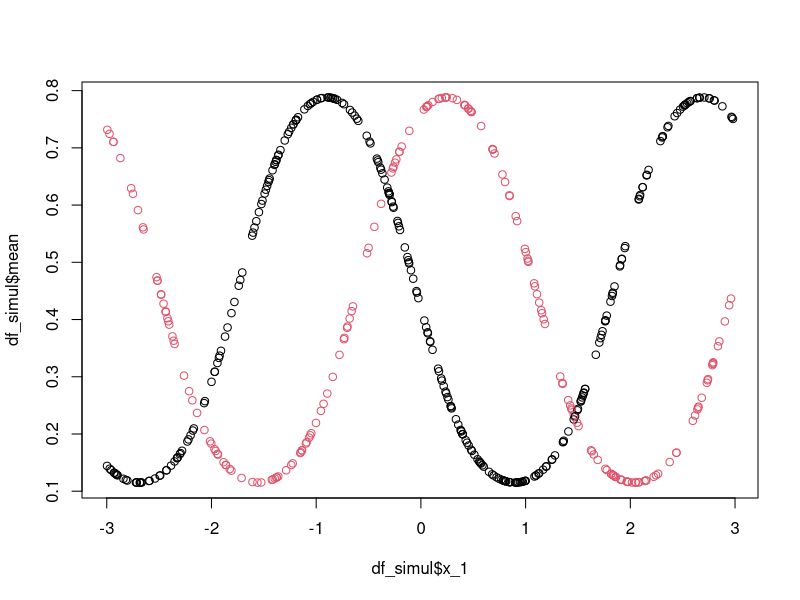
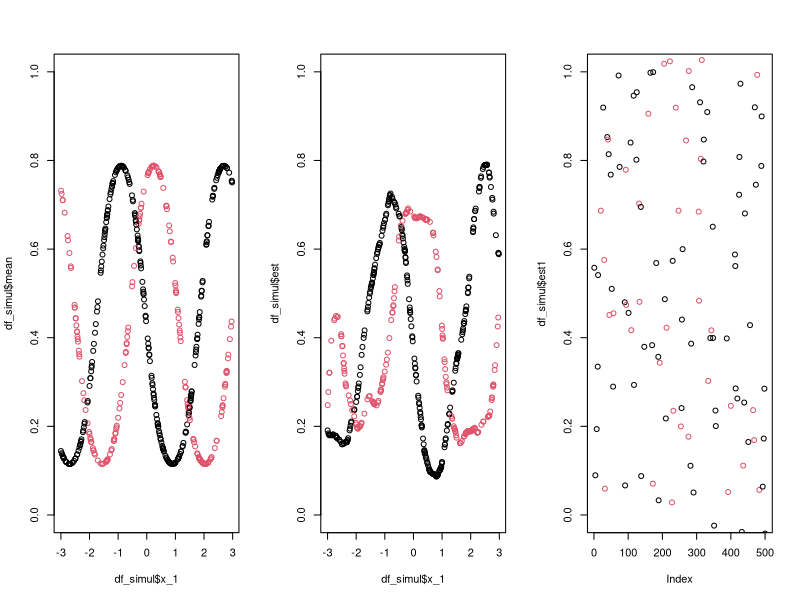
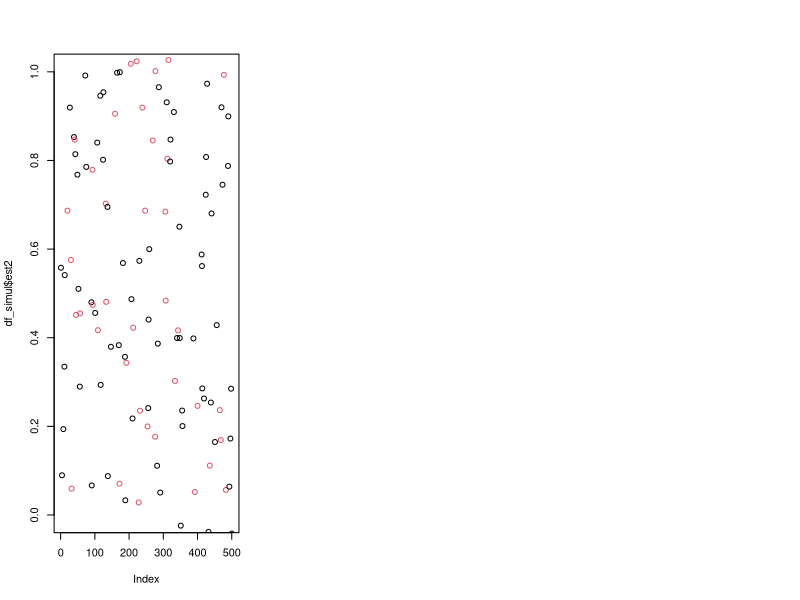
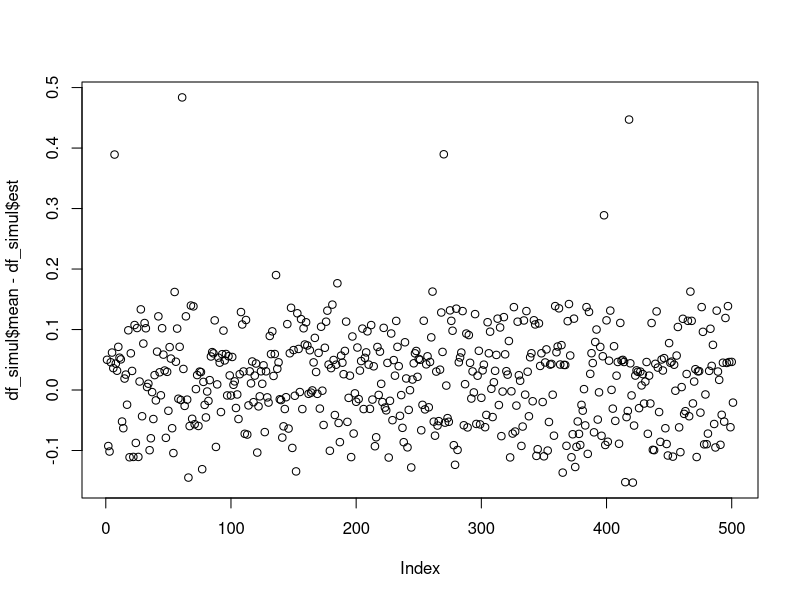
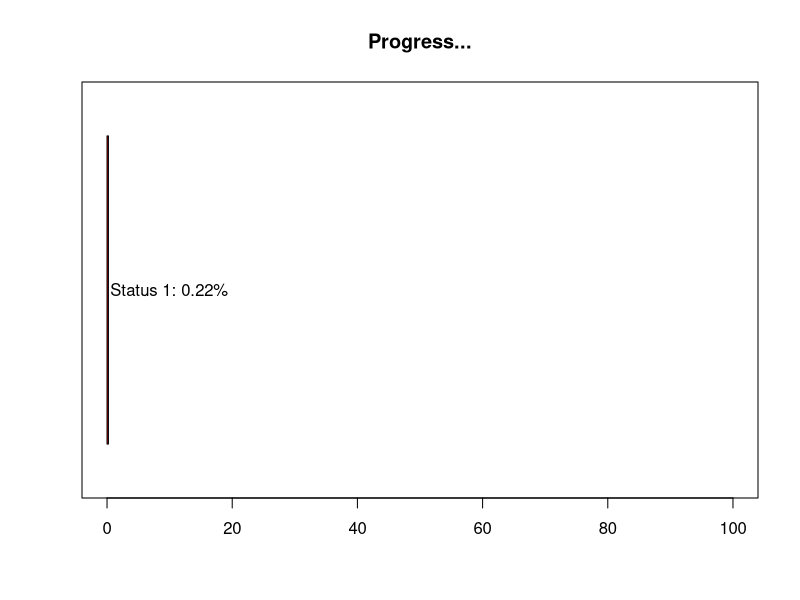

These charts were generated, in order, by the following R code: (Note: a time limit stopped this script after it produced the figures.)
### final update : 20190316
### considerations : 
### - add function MNQLE_ABoot_step and MNQLE_onestep_cal
### - no discrete covariates except lagged variables
### - 1 lagged variable

# 1. settings ----------------------------------------------------------------
## library
library(dplyr)
library(ggplot2)

## function
"%++%" <- function(x, y) paste0(x, y)

f1 <- function(x, y_1) {
  beta0 <- -1
  beta1 <- -.5
  beta2 <- .5
  
  out <- beta0 + beta1*x + beta2 * y_1
  out <- unname(out)
  return(out)
}

f2 <- function(x, y_1) {
  beta0 <- -.2
  beta1 <- -1.75
  beta2 <- 2
  
  out <- beta0 + sin(beta1*x + beta2*y_1)
  out <- unname(out)
  return(out)
}

x_kern <- function(bw, x, X, type = "epane") {
  ### input type
  # bw : vector s.t. length(bw) == d | length(bw) == 1
  # x : vector s.t. length(x) == d
  # X : data frame s.t. nrow(X) == d
  # type : one of c("epane")
  # admit the case of common bandwidths
  if (length(bw) == 1) bw <- rep(bw, ncol(X))
  
  base <- sweep(X, 2, x) %>%
    sweep(2, FUN = "/", bw)
  (switch(type,
          epane = 3/4 * (1 - base**2)) %>%
      sweep(2, FUN = "/", bw) * (abs(base) <= 1)) %>%
    apply(1, prod) %>%
    as.double()
}

z_kern <- function(bw, z, Z) {
  ### input type
  # bw : vector s.t. length(bw) == d | length(bw) == 1
  # z : vector s.t. length(z) == d
  # Z : data frame s.t. nrow(Z) == d
  
  # ### toy example
  # Z <- data.frame(c(1,1,1,2,2,2,3,3,3), c(1,1,1,2,2,2,3,3,3))
  # z <- c(3,1)
  # bw <- c(2, 3)
  
  # admit the case of common bandwidths
  if (length(bw) == 1) bw <- rep(bw, ncol(Z))
  apply(Z, 1, function(Z_vec) prod(bw[z != Z_vec]))
}

cmn_preproc <- function(X, Y, d_lag) {
  ### input
  # X : data frame of covariates which allowed to contain continuous and discrete variables
  # Y : response vector(0/1)
  
  factor2double <- function(x) as.double(as.character(x))
  Y <- data.frame(resp__var__ = Y)
  ### check dimension of X and Y ###
  if (nrow(X) != nrow(Y)) stop("check dimension!")
  
  X_isfactor <- unlist(lapply(X, is.factor))
  conti_str <- names(which(!X_isfactor))
  disc_str <- names(which(X_isfactor))
  
  X <- mutate_if(X, is.factor, factor2double)
  df_lag <- cbind(Y, X)
  
  if (d_lag > 0) {
    for (i_lag in 1:d_lag) {
      df_lag[["resp__lagged__" %++% i_lag]] <- dplyr::lag(df_lag[["resp__var__"]], i_lag)  
    }
    df_lag_start <- df_lag[1:d_lag, ]
    df_lag <- df_lag[-(1:d_lag), ]
    disc_str <- union(disc_str, "resp__lagged__" %++% 1:d_lag)
  }
  
  attr(df_lag, "conti_str") <- conti_str
  attr(df_lag, "disc_str") <- disc_str
  attr(df_lag, "head") <- df_lag_start
  
  # rare case
  if (any(duplicated(names(df_lag)))) stop("colnames in X should not contain c('resp__var__', 'resp__lagged__1',..., 'resp__lagged__d_lag'")
  return(df_lag)
}

cmn_defftns <- function(link_ftn, V_ftn) {
  if (link_ftn == "probit") {
    ginv <- pnorm
    gprime <- function(x) 1 / dnorm(qnorm(x))
    gprime2 <- function(x) (x * dnorm(qnorm(x))) * (dnorm(x)) / (dnorm(qnorm(x)))^2
  }
  if (V_ftn == "binomial") {
    Veval <- function(x) x * (1-x)
    Vprime <- function(x) 1 - 2*x
  }
  
  return(list(ginv = ginv,
              gprime = gprime,
              gprime2 = gprime2,
              Veval = Veval,
              Vprime = Vprime))
}

MNQLE_est <- function(X, Y, d_lag, point, bw, link_ftn = "probit", V_ftn = "binomial", method = "NR", init = NULL, tolerance = 1e-05, max_iter = 1000) {
  if (FALSE) {
    X = df_analysis[c("x_1")]
    Y = df_analysis[, "y"]
    d_lag <- 1
    
    point <- c(0.5, 1)
    bw = unname(c(n^{-1/5} * 1.06 * apply(X, 2, sd), n**-.4))
    
    link_ftn <- "probit"
    V_ftn <- "binomial"
    
    method = "NR"
    init = NULL
    tolerance = 1e-05
    max_iter = 1000
  }
  
  df_lag <- cmn_preproc(X, Y, d_lag)
  ftns <- cmn_defftns(link_ftn, V_ftn)
  if (is.null(init)) init <- rnorm(1 + length(conti_str))
  
  i_conti <- match(attr(df_lag, "conti_str"), names(df_lag)[-1])
  i_disc <- match(attr(df_lag, "disc_str"), names(df_lag)[-1])
  x_pt <- point[i_conti]
  z_pt <- point[i_disc]
  x_bw <- bw[i_conti]
  z_bw <- bw[i_disc]
  
  return(MNQLE_optimize(x_pt, z_pt, x_bw, z_bw, ftns, df_lag, method, init, tolerance, max_iter))
}

MNQLE_train <- function(X, Y, d_lag, bw, link_ftn = "probit", V_ftn = "binomial", method = "NR", init = NULL, tolerance = 1e-05, max_iter = 1000, verbose = TRUE) {
  if (FALSE) {
    X = df_analysis[c("x_1")]
    Y = df_analysis[, "y"]
    d_lag <- 1
    
    point <- c(0.5, 1)
    bw = unname(c(n^{-1/5} * 1.06 * apply(X, 2, sd), n**-.4))
    
    link_ftn <- "probit"
    V_ftn <- "binomial"
    
    method = "NR"
    init = NULL
    tolerance = 1e-05
    max_iter = 1000
    verbose = TRUE
  }
  ### TO execute autoregressive bootstrap,
  ### generate df_train object which consits of columns all continuous 
  df_lag <- cmn_preproc(X, Y, d_lag)
  ftns <- cmn_defftns(link_ftn, V_ftn)
  if (is.null(init)) init <- rnorm(1 + length(conti_str))
  
  i_conti <- match(attr(df_lag, "conti_str"), names(df_lag)[-1])
  i_disc <- match(attr(df_lag, "disc_str"), names(df_lag)[-1])
  x_bw <- bw[i_conti]
  z_bw <- bw[i_disc]
  
  if (d_lag > 0) {
    lagresp <- lapply(df_lag["resp__lagged__" %++% 1:d_lag], unique) %>%
      expand.grid
    
    
    if (verbose) {
      i_verbose <- 0
      envhere <- environment()
      pb <- txtProgressBar(min = 0, max = nrow(df_lag) * nrow(lagresp), style = 3, width = 50)
    }
    
    train_model <- lapply(1:nrow(lagresp), 
                          function(i_lagresp) {
                            lagresp_value <- unlist(lagresp[i_lagresp, ])
                            apply(df_lag, 
                                  1,
                                  function(x_value) {
                                    est_value <- MNQLE_optimize(x_value[attr(df_lag, "conti_str")],
                                                                lagresp_value, 
                                                                x_bw, z_bw, ftns, df_lag, method, init, tolerance, max_iter)
                                    if (verbose) {
                                      assign("i_verbose", i_verbose + 1, envhere)
                                      setTxtProgressBar(pb, i_verbose)
                                    }
                                    return(c(mean = est_value$mean, est_value$reg))
                                  }) %>%
                              t() %>%
                              as.data.frame()
                          })
    
    attr(train_model, "df_lagresp") <- lagresp
  } else {
    stop("under construction")
  }
  
  attr(train_model, "model") <- list(X = X, Y = Y, d_lag = d_lag, bw = bw, link_ftn = link_ftn, V_ftn = V_ftn,
                                     method = method, init = init, tolerance = tolerance, max_iter = max_iter)
  
  return(train_model)
}

MNQLE_ABoot <- function(n_boot = 500, train_model, point, bw, link_ftn = "probit", V_ftn = "binomial", 
                        method = "NR", init = NULL, tolerance = 1e-05, max_iter = 1000, save_sample = TRUE, verbose = TRUE) {
  if (FALSE) {
    n_boot <- 500
    train_model <- MNQLE_tr
    
    d_lag <- attr(train_model, "model")$d_lag
    
    point <- c(0.5, 1)
    bw = unname(c(n^{-1/5} * 1.06 * apply(X, 2, sd), n**-.4))
    
    link_ftn <- "probit"
    V_ftn <- "binomial"
    
    method = "NR"
    init = NULL
    tolerance = 1e-05
    max_iter = 1000
  }
  X = attr(train_model, "model")$X
  Y = attr(train_model, "model")$Y
  d_lag <- attr(train_model, "model")$d_lag
  if (d_lag == 0) stop("use function for regression bootstrap")
  
  df_lag <- cmn_preproc(X, Y, d_lag)
  ftns <- cmn_defftns(link_ftn, V_ftn)
  if (is.null(init)) init <- rnorm(1 + length(attr(df_lag, "conti_str")))
  
  i_conti <- match(attr(df_lag, "conti_str"), names(df_lag)[-1])
  i_disc <- match(attr(df_lag, "disc_str"), names(df_lag)[-1])
  x_pt <- point[i_conti]
  z_pt <- point[i_disc]
  x_bw <- bw[i_conti]
  z_bw <- bw[i_disc]
  
  ### bootstrap ###
  # calculate necessary index to calculate bootstrap samples to estimate at point
  df_conti <- df_lag[attr(df_lag, "conti_str")]
  i_calboot <- 1
  for (i in 1:ncol(df_conti)) {
    i_calboot <- max(i_calboot, max(which((df_conti[, i] <= x_est[i] + x_bw[i]) & (df_conti[, i] >= x_est[i] - x_bw[i]))))
  }
  
  # prepare to save bootstrap samples
  if (save_sample) boot_sample <- matrix(NA_integer_, nrow = i_calboot + d_lag, ncol = n_boot)
  if (verbose) pb <- txtProgressBar(min = 0, max = n_boot, style = 3, width = 50)
  
  est_boot <- c()
  for (i_boot in 1:n_boot) {
    Y_boot <- attr(df_lag, "head")[["resp__var__"]]
    for (i_df in 1:i_calboot) {
      # generate bootstrap sample
      lagresp_value <- rev(tail(Y_boot, d_lag))
      i_lagresp <- which(apply(attr(train_model, "df_lagresp"), 1, function(x) x == lagresp_value))
      Y_boot <- c(Y_boot, rbinom(1, 1, train_model[i_df, i_lagresp]))
    }
    
    if (save_sample) boot_sample[, i_boot] <- Y_boot
    
    # calculate bootstrap estimates
    df_lag_boot <- cmn_preproc(slice(X, 1:(d_lag + i_calboot)), Y_boot, d_lag)
    est_boot[i_boot] <- MNQLE_optimize(x_pt, z_pt, x_bw, z_bw, ftns, df_lag_boot, method, init, tolerance, max_iter)
    
    # print if verbose == TURE
    if (verbose) setTxtProgressBar(pb, i_boot)
  }
  
  if (save_sample) attr(est_boot, "samples") <- boot_sample
  return(est_boot)
}

##### function to generate Autoregression Bootstrap samples and estimators using one-step approximation
MNQLE_ABoot_step <- function(n_boot = 500, train_model, point, save_sample = TRUE, verbose = TRUE) {
  if (FALSE) {
    point <- c(-1.5, 0)
    n_boot <- 500
    train_model <- MNQLE_tr
    save_sample = TRUE
    verbose = TRUE
  }
  
  ### defining and preprocessing ###
  X <- attr(train_model, "model")$X
  Y <- attr(train_model, "model")$Y
  d_lag <- attr(train_model, "model")$d_lag
  if (d_lag == 0) stop("use function for regression bootstrap")
  
  df_lag <- cmn_preproc(X, Y, d_lag)
  ftns <- cmn_defftns(attr(train_model, "model")$link_ftn, attr(train_model, "model")$V_ftn)
  
  i_conti <- match(attr(df_lag, "conti_str"), names(df_lag)[-1])
  i_disc <- match(attr(df_lag, "disc_str"), names(df_lag)[-1])
  x_pt <- point[i_conti]
  z_pt <- point[i_disc]
  
  bw <- attr(train_model, "model")$bw
  x_bw <- bw[i_conti]
  z_bw <- bw[i_disc]
  
  ### estimation at point ###
  model_ <- attr(train_model, "model")
  model_$point <- point
  f_hat <- do.call(MNQLE_est, model_)$reg
  
  ### estimateion of D ###
  list_Dhat_cal <- MNQLE_onestep_cal1(f_hat, x_pt, z_pt, x_bw, z_bw, ftns, df_lag)
  
  ### bootstrap ###
  # calculate necessary index to calculate bootstrap samples to estimate at point
  df_conti <- df_lag[attr(df_lag, "conti_str")]
  i_calboot <- 1
  for (i in 1:ncol(df_conti)) {
    i_calboot <- max(i_calboot, max(which((df_conti[, i] <= x_pt[i] + x_bw[i]) & (df_conti[, i] >= x_pt[i] - x_bw[i]))))
  }
  
  # prepare to save bootstrap samples
  if (save_sample) {
    boot_sample <- matrix(NA_integer_, nrow = i_calboot + d_lag, ncol = n_boot)
    mat_boot_mean <- matrix(NA_integer_, nrow = i_calboot, ncol = n_boot) # mean used to generate boot_sample
  }
  if (verbose) pb <- txtProgressBar(min = 0, max = n_boot, style = 3, width = 50)
  
  est_boot <- matrix(NA_real_, nrow = n_boot, ncol = 1 + d_lag)
  for (i_boot in 1:n_boot) {
    Y_boot <- attr(df_lag, "head")[["resp__var__"]] # length  = n + d_lag
    Y_boot_mean <- c() # vector to save m hat (Xi, ZI*); length = n
    lagresp_value <- Y_boot
    for (i_df in 1:i_calboot) {
      # generate bootstrap sample
      #lagresp_value <- rev(tail(Y_boot, d_lag))
      i_lagresp <- which(apply(attr(train_model, "df_lagresp"), 1, function(x) x == lagresp_value))
      mhat <- train_model[[i_lagresp]][i_df, 1]
      Y_boot_1 <- rbinom(1, 1, mhat)
      lagresp_value <- c(lagresp_value[-1], Y_boot_1)
      Y_boot <- c(Y_boot, Y_boot_1)
      Y_boot_mean <- c(Y_boot_mean, mhat)
    }
    
    if (save_sample) {
      boot_sample[, i_boot] <- Y_boot
      mat_boot_mean[, i_boot] <- Y_boot_mean
    }
    
    # calculate bootstrap estimates
    df_lag_boot <- cmn_preproc(X[1:(i_calboot + d_lag),,drop = FALSE], Y_boot, d_lag)
    F_hat_boot <- MNQLE_onestep_cal2(z_pt, z_bw, ftns, list_Dhat_cal, df_lag_boot, Y_boot_mean)
    est_boot[i_boot, ] <- solve(list_Dhat_cal$nD_hat) %*% F_hat_boot
    
    # print if verbose == TURE
    if (verbose) setTxtProgressBar(pb, i_boot)
  }
  
  if (save_sample) {
    attr(est_boot, "samples") <- boot_sample
    attr(est_boot, "mat_mean") <- mat_boot_mean
  }
  attr(est_boot, "f_hat") <- f_hat
  return(est_boot)
}

MNQLE_RBoot <- function(n_boot = 500, X, Y, estimates, d_lag, point, bw, link_ftn = "probit", V_ftn = "binomial", 
                        method = "NR", init = NULL, tolerance = 1e-05, max_iter = 1000, save_sample = TRUE, verbose = TRUE) {
  if (FALSE) {
    estimates <- df_simul$est
    
    X = df_analysis[c("x_1")]
    Y = df_analysis[, "y"]
    d_lag <- 1
    
    point <- c(0.5, 1)
    bw = unname(c(n^{-1/5} * 1.06 * apply(X, 2, sd), n**-.4))
    
    link_ftn <- "probit"
    V_ftn <- "binomial"
    
    method = "NR"
    init = NULL
    tolerance = 1e-05
    max_iter = 1000
  }
  
  df_lag <- cmn_preproc(X, Y, d_lag)
  ftns <- cmn_defftns(link_ftn, V_ftn)
  if (d_lag > 0) estimates <- tail(estimates, -d_lag)
  if (is.null(init)) init <- rnorm(1 + length(conti_str))
  
  i_conti <- match(attr(df_lag, "conti_str"), names(df_lag)[-1])
  i_disc <- match(attr(df_lag, "disc_str"), names(df_lag)[-1])
  x_pt <- point[i_conti]
  z_pt <- point[i_disc]
  x_bw <- bw[i_conti]
  z_bw <- bw[i_disc]
  
  if (nrow(df_lag) != length(estimates)) stop("check dimension of X and estimates")
  
  
  ### bootstrap ###
  X_boot <- subset(df_lag, select =  !(names(df_lag) %in% c("resp__var__", "resp__lagged__" %++% 1:d_lag)))
  
  # prepare to save bootstrap samples
  if (save_sample) boot_sample <- matrix(NA_integer_, nrow = length(estimates), ncol = n_boot)
  if (verbose) pb <- txtProgressBar(min = 0, max = n_boot, style = 3, width = 50)
  est_boot <- c()
  for (i_boot in 1:n_boot) {
    # generate bootstrap sample  
    Y_boot <- c()
    for (i_sample in 1:length(estimates)) {
      Y_boot[i_sample] <- rbinom(1, 1, estimates[i_sample])
    }
    if (save_sample) boot_sample[, i_boot] <- Y_boot
    
    # calculate bootstrap estimates
    df_lag_boot <- cmn_preproc(X_boot, Y_boot, d_lag)
    est_boot[i_boot] <- MNQLE_optimize(x_pt, z_pt, x_bw, z_bw, ftns, df_lag_boot, method, init, tolerance, max_iter)
    
    # print if verbose == TURE
    if (verbose) setTxtProgressBar(pb, i_boot)
  }
  
  if (save_sample) attr(est_boot, "samples") <- boot_sample
  return(est_boot)
}

MNQLE_bootstrap_coverage <- function(n_boot = 500, X, Y, estimates, d_lag, point, bw, link_ftn = "probit", V_ftn = "binomial", 
                                     method = "NR", init = NULL, tolerance = 1e-05, max_iter = 1000, save_sample = TRUE, verbose = TRUE) {
  if (FALSE) {
    estimates <- df_simul$est
    
    X = df_analysis[c("x_1")]
    Y = df_analysis[, "y"]
    d_lag <- 1
    
    point <- c(0.5, 1)
    bw = unname(c(n^{-1/5} * 1.06 * apply(X, 2, sd), n**-.4))
    
    link_ftn <- "probit"
    V_ftn <- "binomial"
    
    method = "NR"
    init = NULL
    tolerance = 1e-05
    max_iter = 1000
  }
  
  df_lag <- cmn_preproc(X, Y, d_lag)
  ftns <- cmn_defftns(link_ftn, V_ftn)
  if (d_lag > 0) estimates <- tail(estimates, -d_lag)
  if (is.null(init)) init <- rnorm(1 + length(conti_str))
  
  i_conti <- match(attr(df_lag, "conti_str"), names(df_lag)[-1])
  i_disc <- match(attr(df_lag, "disc_str"), names(df_lag)[-1])
  x_pt <- point[i_conti]
  z_pt <- point[i_disc]
  x_bw <- bw[i_conti]
  z_bw <- bw[i_disc]
  
  if (nrow(df_lag) != length(estimates)) stop("check dimension of X and estimates")
  
  
  ### bootstrap ###
  X_boot <- subset(df_lag, select =  !(names(df_lag) %in% c("resp__var__", "resp__lagged__" %++% 1:d_lag)))
  
  # prepare to save bootstrap samples
  if (save_sample) boot_sample <- matrix(NA_integer_, nrow = length(estimates), ncol = n_boot)
  if (verbose) pb <- txtProgressBar(min = 0, max = n_boot, style = 3, width = 50)
  est_boot <- c()
  for (i_boot in 1:n_boot) {
    # generate bootstrap sample  
    Y_boot <- c()
    for (i_sample in 1:length(estimates)) {
      Y_boot[i_sample] <- rbinom(1, 1, estimates[i_sample])
    }
    if (save_sample) boot_sample[, i_boot] <- Y_boot
    
    # calculate bootstrap estimates
    df_lag_boot <- cmn_preproc(X_boot, Y_boot, d_lag)
    est_boot[i_boot] <- MNQLE_optimize(x_pt, z_pt, x_bw, z_bw, ftns, df_lag_boot, method, init, tolerance, max_iter)
    
    # print if verbose == TURE
    if (verbose) setTxtProgressBar(pb, i_boot)
    plot.progress(i_CI / nrow(df_CI), i_coverage / n_coverage, i_boot / n_boot)
  }
  
  if (save_sample) attr(est_boot, "samples") <- boot_sample
  return(est_boot)
}


MNQLE_optimize <- function(x_pt, z_pt, x_bw, z_bw, ftns, df_lag, method = "NR", init = NULL, tolerance = 1e-05, max_iter = 1000) {
  conti_str <- attr(df_lag, "conti_str")
  disc_str <- attr(df_lag, "disc_str")
  if (is.null(init)) init <- rnorm(1 + length(conti_str))
  
  ### start optimization ###
  if (method == "NR") {
    ## Newton Raphson algorithm ##
    f_new <- matrix(init, ncol = 1)
    f_old <- f_new + tolerance * 100
    i_iter <- 0
    while (norm(f_old - f_new, type = "F") > tolerance) {
      i_iter <- i_iter + 1
      if (i_iter > max_iter) break
      f_old <- f_new
      NR_cal <- MNQLE_NR_calculate(f_old, x_pt, z_pt, x_bw, z_bw, ftns, df_lag)
      
      if (abs(det(NR_cal$eq2)) <1e-05) {
        f_new <- f_old - solve(NR_cal$eq2 + diag(diag(NR_cal$eq2), 2) * .1) %*% NR_cal$eq1  
      } else {
        f_new <- f_old - solve(NR_cal$eq2) %*% NR_cal$eq1  
      }
    }
  }
  
  
  return(list(mean = ftns$ginv(f_new[1]), reg = f_new[, 1]))
}

MNQLE_NR_calculate <- function(f_at, x_pt, z_pt, x_bw, z_bw, ftns, df_lag) {
  if (FALSE) {
    f_at = f_old
    x_pt = point[1:length(conti_str)]
    z_pt = point[-(1:length(conti_str))] 
    x_bw = bw[1:length(conti_str)]
    z_bw = bw[-(1:length(conti_str))]
    ftns = ftns
    df_lag = df_lag
  }
  conti_str <- attr(df_lag, "conti_str")
  disc_str <- attr(df_lag, "disc_str")
  
  wci_all <- x_kern(x_bw, x_pt, df_lag[conti_str])
  cal_ind <- wci_all != 0
  wci <- wci_all[cal_ind]
  df_cal <- df_lag[cal_ind, ]
  
  wdi <- z_kern(z_bw, z_pt, df_cal[disc_str])
  mi <- ftns$ginv(data.matrix(sweep(df_cal[conti_str], 2, x_pt)) %*%
                    matrix(f_at[-1], ncol = 1) +
                    f_at[1]
  )[, 1]
  mi[mi >= 1 - 1e-05] <- 1 - 1e-05
  mi[mi <= 1e-05] <- 1e-05
  ### calculate eq1 val ###
  q1i <- (df_cal[, 1] - mi) / (ftns$Veval(mi) * ftns$gprime(mi))
  product1_i <- matrix(wci * wdi * q1i, nrow = 1)
  # dim(Wi) = n X d
  Wi <- cbind(intercept = 1, sweep(df_cal[conti_str], 2, x_pt) %>% sweep(2, FUN = "/", x_bw)) %>%
    as.matrix()
  # eq1_val
  eq1_val <- (product1_i %*% Wi) / nrow(df_lag)
  
  ### calculate eq2 val ###
  q2i_tmp11 <- ftns$Vprime(mi) / (ftns$Veval(mi) * (ftns$gprime(mi)^2))
  q2i_tmp12 <- ftns$gprime2(mi) / (ftns$gprime(mi))^3
  q2i_tmp1 <- ftns$Veval(mi) / (q2i_tmp11 + q2i_tmp12)
  q2i_tmp2 <- ftns$Veval(mi) * ftns$gprime(mi)^2; q2i_tmp2 <- 1 / q2i_tmp2
  q2i <- -(df_cal[, 1] - mi) / q2i_tmp1 - q2i_tmp2
  
  product2_i <- matrix(wci * wdi * q2i, nrow = 1)
  
  eq2_val <- (sweep(t(Wi), 2, product2_i, FUN = "*") %*% Wi) / nrow(df_lag)
  
  return(list(eq1 = matrix(eq1_val, ncol = 1), eq2 = eq2_val))
}

MNQLE_onestep_cal1 <- function(f_hat, x_pt, z_pt, x_bw, z_bw, ftns, df_lag) {
  ### functions to calculate valeus used in MNQLE_ABoot_step
  conti_str <- attr(df_lag, "conti_str")
  disc_str <- attr(df_lag, "disc_str")
  
  wci_all <- x_kern(x_bw, x_pt, df_lag[conti_str])
  cal_ind <- wci_all != 0
  
  # From here, all objects are reduced using cal_ind
  df_cal <- df_lag[cal_ind, ]
  wci <- wci_all[cal_ind]
  wdi <- z_kern(z_bw, z_pt, df_cal[disc_str])
  mi_hat <- ftns$ginv(data.matrix(sweep(df_cal[conti_str], 2, x_pt)) %*%
                        matrix(f_hat[-1], ncol = 1) +
                        f_hat[1]
  )[, 1]
  mi_hat[mi_hat >= 1 - 1e-05] <- 1 - 1e-05
  mi_hat[mi_hat <= 1e-05] <- 1e-05
  
  ### calculate D_hat ###
  Wi <- cbind(intercept = 1, sweep(df_cal[conti_str], 2, x_pt) %>% sweep(2, FUN = "/", x_bw)) %>%
    as.matrix()
  pre_Wi <- wci * wdi / (ftns$Veval(mi_hat) * ftns$gprime(mi_hat)^2) # values to calculate D_hat
  nD_hat <- (sweep(t(Wi), 2, pre_Wi, FUN = "*") %*% Wi)  # n * D_hat
  
  return(list(nD_hat = nD_hat, wci = wci, mi_hat = mi_hat, Wi = Wi, cal_ind = cal_ind))
}

MNQLE_onestep_cal2 <- function(z_pt, z_bw, ftns, out_cal1, df_lag_boot, boot_mean) {
  if (FALSE) {
    tmp <- list_Dhat_cal
    nD_hat <- tmp$nD_hat
    wci <- tmp$wci
    mi_hat <- tmp$mi_hat
    Wi <- tmp$Wi
    cal_ind <- tmp$cal_ind
    boot_mean <- Y_boot_mean
  }
  conti_str <- attr(df_lag_boot, "conti_str")
  disc_str <- attr(df_lag_boot, "disc_str")
  
  wci <- out_cal1$wci
  mi_hat <- out_cal1$mi_hat
  Wi <- out_cal1$Wi
  cal_ind <- out_cal1$cal_ind

  # From here, all objects are reduced using cal_ind
  df_cal <- df_lag_boot[cal_ind, ]
  wdi <- z_kern(z_bw, z_pt, df_cal[disc_str])
  
  ### calculate F_hat_boot ###
  preWi <- wci * wdi * (df_lag_boot$resp__var__ - boot_mean)[cal_ind] / 
    (ftns$Veval(mi_hat) * ftns$gprime(mi_hat)) # values to calculate F_hat_boot
  nF_hat_boot <- t(Wi) %*% matrix(preWi, ncol = 1)
  
  return(nF_hat_boot)
}

plot.progress <- function(...)	{
  vectOfBar <- c(...)*100
  numOfBar <- length(vectOfBar)
  plot(c(0,100), c(0,numOfBar), type='n', xlab='', ylab='', yaxt='n', mar=c(3,3,3,3))
  for(i in 1:numOfBar) {
    rect(0, 0.1+i-1, vectOfBar[i], 0.9+i-1, col=rainbow(numOfBar)[i])
    text(0.5, 0.5+i-1, paste('Status ', i, ': ', round(vectOfBar[i],2), '%', sep=''), adj=0)
  }
  title('Progress...')
}

MC_gen <- function(reg_ftn, n, y_init, x_bd, list_ftns) {
  # start generating
  y_vec <- c("0" = y_init)
  mean_vec <- double()
  x_vec = runif(n, min = x_bd[1], max = x_bd[2])
  
  for (i in 1:n) {
    mean_val <- reg_ftn(x_vec[i], 
                        y_vec[as.character(i-1)]) %>%
      (list_ftns$ginv)
    mean_vec <- c(mean_vec, mean_val)
    y_vec <- c(y_vec, rbinom(1, 1, mean_val))
    names(y_vec)[length(y_vec)] <- as.character(i)
  }
  
  df_simul <- data.frame(x_1 = x_vec, 
                         z_1 = y_vec[-length(y_vec)],
                         y = y_vec[as.character(1:n)], 
                         mean = mean_vec)
  df_analysis <- df_simul %>%
    select(x_1, y)
  
  return(df_analysis)
}


# 2. generate data -----------------------------------------------------------
set.seed(111)
if (FALSE) {
  ## 2-1. Example 1 ----------------------------------------------------------
  n <- 501
  y_init <- 0
  x_bd <- c(-3, 3)
  link_ftn <- "probit"
  if (link_ftn == "probit") {
    ginv <- pnorm
    gprime <- function(x) 1 / dnorm(qnorm(x))
    gprime2 <- function(x) (x * dnorm(qnorm(x))) * (dnorm(x)) / (dnorm(qnorm(x)))^2
  }
  
  V_ftn <- "binomial"
  
  y_vec <- c("0" = y_init)
  mean_vec <- double()
  x_vec = runif(n, min = x_bd[1], max = x_bd[2])
  for (i in 1:n) {
    mean_val <- f1(x_vec[i], 
                   y_vec[as.character(i-1)]) %>%
      ginv
    mean_vec <- c(mean_vec, mean_val)
    y_vec <- c(y_vec, rbinom(1, 1, mean_val))
    names(y_vec)[length(y_vec)] <- as.character(i)
  }
  
  df_simul <- data.frame(x_1 = x_vec, 
                         z_1 = y_vec[-length(y_vec)],
                         y = y_vec[as.character(1:n)], 
                         mean = mean_vec)
  df_analysis <- df_simul %>%
    select(x_1, y)
  
  # check
  plot(df_simul$x_1,
       df_simul$mean, 
       col = df_simul$z_1 + 1)
}



## 2-1. Example 2 ----------------------------------------------------------
# settings 
n <- 501
y_init <- 0
x_bd <- c(-3, 3)
list_ftns <- cmn_defftns("probit", "binomial")
reg_ftn <- f2

# start generating
y_vec <- c("0" = y_init)
mean_vec <- double()
x_vec = runif(n, min = x_bd[1], max = x_bd[2])

for (i in 1:n) {
  mean_val <- reg_ftn(x_vec[i], 
                      y_vec[as.character(i-1)]) %>%
    (list_ftns$ginv)
  mean_vec <- c(mean_vec, mean_val)
  y_vec <- c(y_vec, rbinom(1, 1, mean_val))
  names(y_vec)[length(y_vec)] <- as.character(i)
}

df_simul <- data.frame(x_1 = x_vec, 
                       z_1 = y_vec[-length(y_vec)],
                       y = y_vec[as.character(1:n)], 
                       mean = mean_vec)
df_analysis <- df_simul %>%
  select(x_1, y)

# check
plot(df_simul$x_1,
     df_simul$mean, 
     col = df_simul$z_1 + 1)



# 3. Estimation -----------------------------------------------------------
## inpt : define now
reg_ftn <- f2 
# df_simul <- expand.grid(x = -2:2, z = 0:1)
# df_simul$mean <- NA
# for (i in 1:nrow(df_simul)) {
#   df_simul$mean[i] <- mean_ftn(df_simul$x[i], df_simul$z[i]) %>%
#     ginv
# }

conti_str <- c("x_1")
disc_str <- character(0)
d_lag <- 1
x_bw_init <- n^{-1/5} * 1.06 * apply(df_analysis[conti_str], 2, sd)
z_bw_init <- n**-.4

df_simul$est <- NA
pb_est <- txtProgressBar(min = 0, max = nrow(df_simul), style = 3, width = 50)
for (ii in 1:nrow(df_simul)) {
  set.seed(100)
  df_simul[ii, "est"] <- 
    MNQLE_est(X = df_analysis[conti_str],
              Y = df_analysis$y,
              d_lag = 1,
              point = c(df_simul[ii, "x_1"], df_simul[ii, "z_1"]),
              bw = c(x_bw_init, z_bw_init))$mean
  setTxtProgressBar(pb_est, ii)
}

par(mfrow = c(1, 3))
plot(df_simul$x_1,
     df_simul$mean, 
     col = df_simul$z_1 + 1,
     ylim = 0:1)
plot(df_simul$x_1,
     df_simul$est, 
     col = df_simul$z_1 + 1,
     ylim = 0:1)
plot(df_simul$x_1,
     df_simul$est1, 
     col = df_simul$z_1 + 1,
     ylim = 0:1)
plot(df_simul$x_1,
     df_simul$est2, 
     col = df_simul$z_1 + 1,
     ylim = 0:1)

par(mfrow = c(1, 1))
plot(df_simul$mean - df_simul$est)
summary(df_simul$mean - df_simul$est)



# 4. bootstrap -----------------------------------------------------------
### check : coverage of pointwise confidence interval 
n_sample <- 501
reg_ftn <- f2
point_est <- c(-1.5, 0)


# bootstrap
n_coverage <- 150
n_boot <- 200
CI_alpha <- .05

conti_str <- c("x_1")
disc_str <- character(0)
d_lag <- 1

bw_factor <- 1
count_coverage1 <- 0
savetmp1 <- matrix(0, nrow = n_coverage, ncol = 3)
for (i_coverage in 1:n_coverage) {
  cat("bw_factor =", bw_factor, "/ i_coverage =", i_coverage, '\n')
  plot.progress(i_coverage / (n_coverage * 3))

  # MC data
  df_analysis <- MC_gen(reg_ftn = reg_ftn, n = n_sample, y_init = 0, x_bd = c(-3, 3), list_ftns = cmn_defftns("probit", "binomial"))  
  
  # set bandwidths
  x_bw_init <- n_sample^{-1/5} * 1.06 * apply(df_analysis[conti_str], 2, sd) * bw_factor
  z_bw_init <- n_sample**-.4 * bw_factor
  
  # generate bootstrap estimators
  MNQLE_tr <- MNQLE_train(X = df_analysis[conti_str], Y = df_analysis$y, 
                          d_lag = 1, bw = c(x_bw_init, z_bw_init))
  boot_AR <- MNQLE_ABoot_step(n_boot = n_boot, train_model = MNQLE_tr, point = point_est)
  
  # compare CI and calculate coverage
  compare_val <- attr(boot_AR, "f_hat")[1] - reg_ftn(point_est[1], point_est[2])
  CI_boot <- quantile(boot_AR[, 1], c(CI_alpha / 2, 1 - CI_alpha / 2))
  
  count_coverage1 <- count_coverage1 + unname((CI_boot[1] <= compare_val) & (CI_boot[2] >= compare_val))
  
  savetmp1[i_coverage, 1] <- compare_val
  savetmp1[i_coverage, 2:3] <- CI_boot
}

bw_factor <- .75
count_coverage2 <- 0
savetmp2 <- matrix(0, nrow = n_coverage, ncol = 3)
for (i_coverage in 1:n_coverage) {
  plot.progress((i_coverage + n_coverage) / (n_coverage * 3))
  # MC data
  df_analysis <- MC_gen(reg_ftn = reg_ftn, n = n_sample, y_init = 0, x_bd = c(-3, 3), list_ftns = cmn_defftns("probit", "binomial"))  
  
  # set bandwidths
  x_bw_init <- n_sample^{-1/5} * 1.06 * apply(df_analysis[conti_str], 2, sd) * bw_factor
  z_bw_init <- n_sample**-.4 * bw_factor
  
  # generate bootstrap estimators
  MNQLE_tr <- MNQLE_train(X = df_analysis[conti_str], Y = df_analysis$y, 
                          d_lag = 1, bw = c(x_bw_init, z_bw_init))
  boot_AR <- MNQLE_ABoot_step(n_boot = n_boot, train_model = MNQLE_tr, point = point_est)
  
  # compare CI and calculate coverage
  compare_val <- attr(boot_AR, "f_hat")[1] - reg_ftn(point_est[1], point_est[2])
  CI_boot <- quantile(boot_AR[, 1], c(CI_alpha / 2, 1 - CI_alpha / 2))
  
  count_coverage2 <- count_coverage2 + unname((CI_boot[1] <= compare_val) & (CI_boot[2] >= compare_val))
  
  savetmp2[i_coverage, 1] <- compare_val
  savetmp2[i_coverage, 2:3] <- CI_boot
}

bw_factor <- .5
count_coverage3 <- 0
savetmp3 <- matrix(0, nrow = n_coverage, ncol = 3)
for (i_coverage in 1:n_coverage) {
  plot.progress((i_coverage + n_coverage * 2) / (n_coverage * 3))
  # MC data
  df_analysis <- MC_gen(reg_ftn = reg_ftn, n = n_sample, y_init = 0, x_bd = c(-3, 3), list_ftns = cmn_defftns("probit", "binomial"))  
  
  # set bandwidths
  x_bw_init <- n_sample^{-1/5} * 1.06 * apply(df_analysis[conti_str], 2, sd) * bw_factor
  z_bw_init <- n_sample**-.4 * bw_factor
  
  # generate bootstrap estimators
  MNQLE_tr <- MNQLE_train(X = df_analysis[conti_str], Y = df_analysis$y, 
                          d_lag = 1, bw = c(x_bw_init, z_bw_init))
  boot_AR <- MNQLE_ABoot_step(n_boot = n_boot, train_model = MNQLE_tr, point = point_est)
  
  # compare CI and calculate coverage
  compare_val <- attr(boot_AR, "f_hat")[1] - reg_ftn(point_est[1], point_est[2])
  CI_boot <- quantile(boot_AR[, 1], c(CI_alpha / 2, 1 - CI_alpha / 2))
  
  count_coverage3 <- count_coverage3 + unname((CI_boot[1] <= compare_val) & (CI_boot[2] >= compare_val))
  
  savetmp3[i_coverage, 1] <- compare_val
  savetmp3[i_coverage, 2:3] <- CI_boot
}
